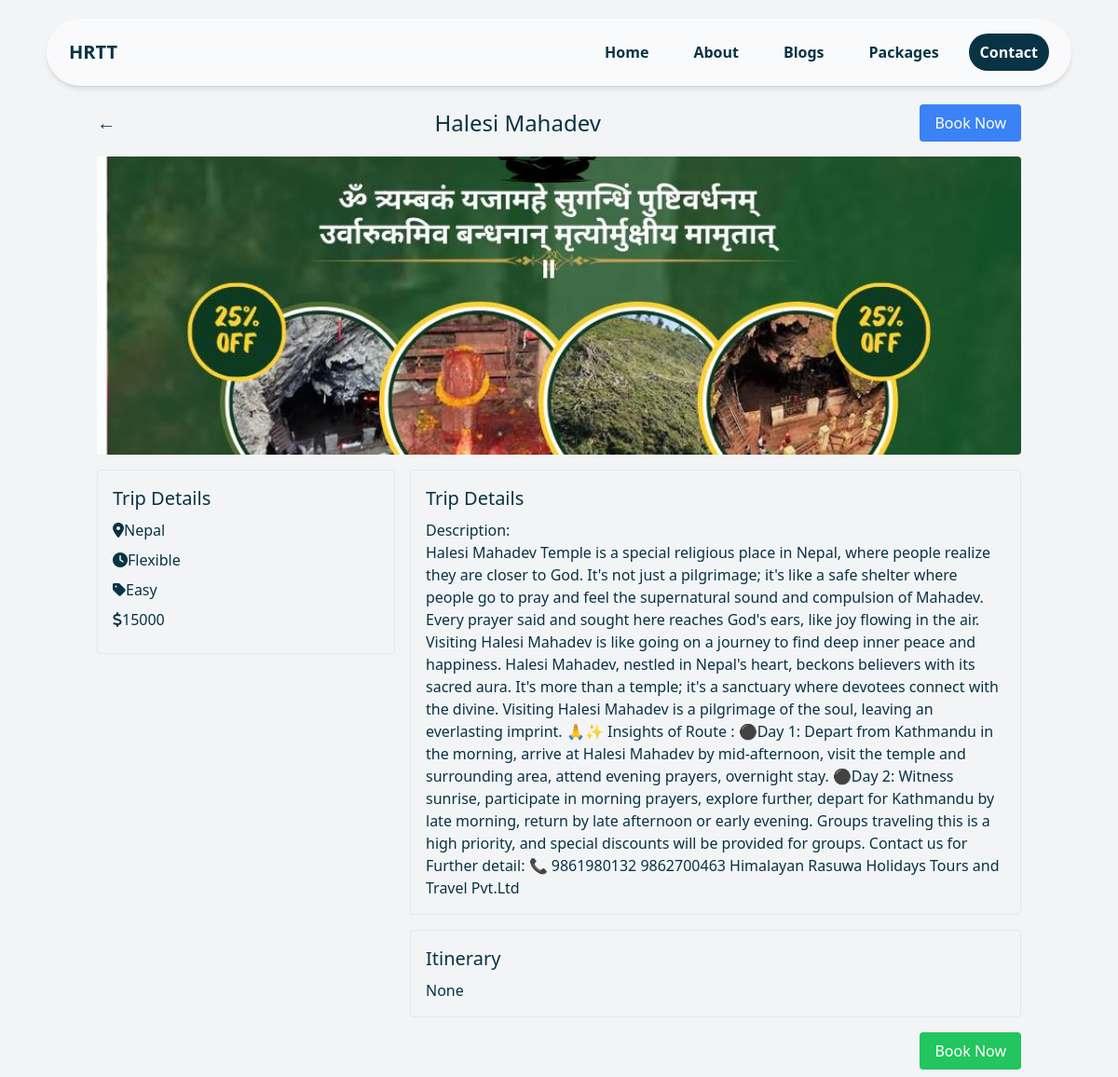
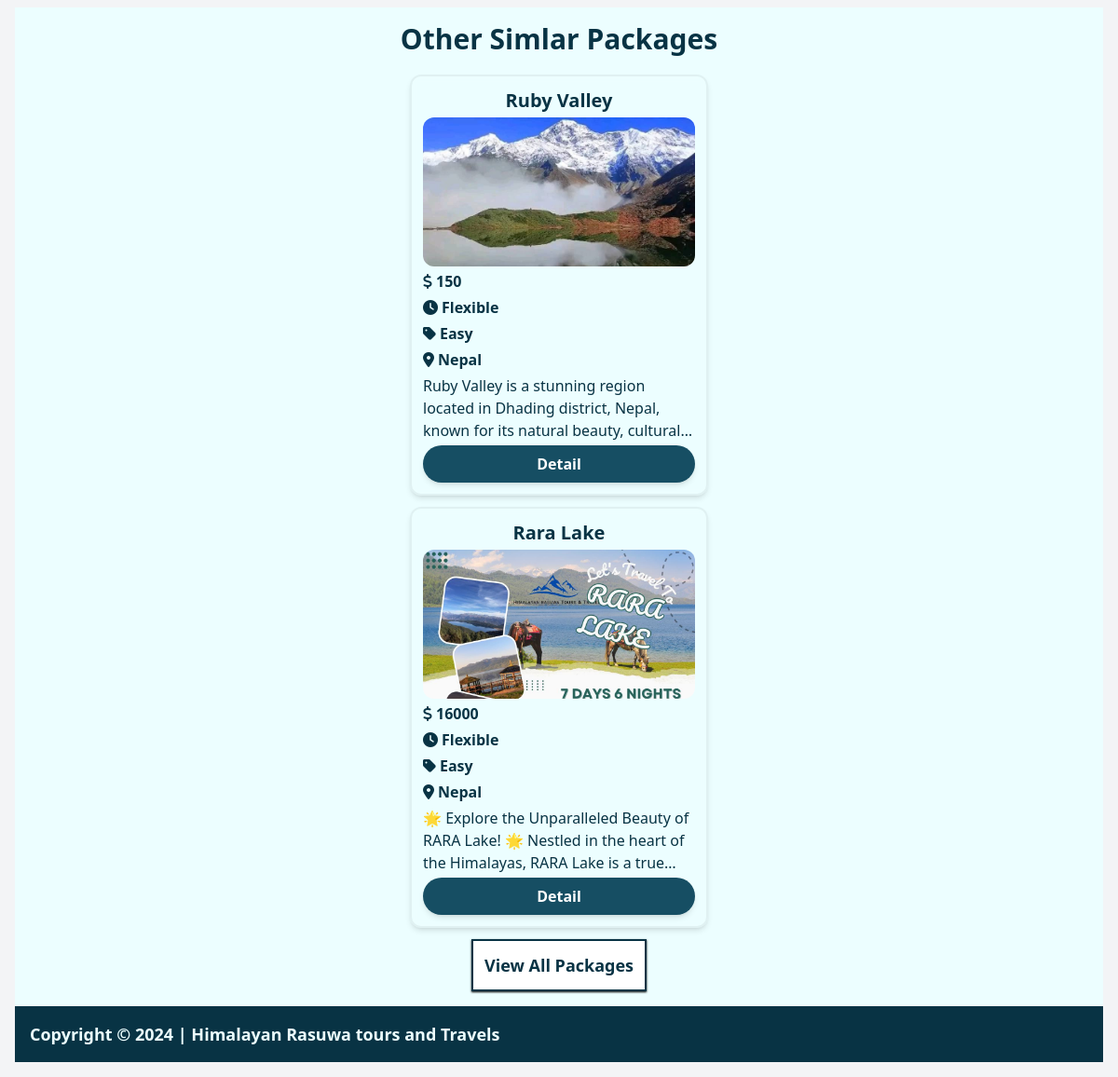
/packages/2, run on the app's committed database (2 pictures, top to bottom).
### packages/models.py (models this page shows, shortened)
class package(models.Model):
    id = models.AutoField(primary_key=True)
    title = models.CharField(max_length=200)
    description = models.TextField()
    location = models.CharField(max_length=200, default="Nepal")
    difficulty = models.CharField(max_length=200, default="Easy")
    itinerary = models.TextField(null=True, blank=True)
    price = models.IntegerField()
    image = models.ImageField(upload_to='static/packages/images/', blank=True, null=True)
    created_date = models.DateTimeField()
    IsFeatured = models.BooleanField(default=False)

### packages/views.py (the view)
# urls.py: path('<int:pk>', views.details, name='package_details'),
def details(request, pk):
    packages = get_object_or_404(package, pk=pk)
    other_packages = package.objects.exclude(pk=pk).order_by("-created_date")
    return render(request, 'packages/detail.html', {"package": packages, "other_packages": other_packages})

### templates/packages/detail.html
{% extends 'base.html' %} {% block title %}{{ package.title }}{% endblock %} {% block content %}
<div class="package sm:mt-20 mt-12 p-4 text-cyan-950">
  <div class="p-4 max-w-screen-lg mx-auto">
    <div class="flex justify-between items-center mb-4">
      <button class="text-xl">&larr;</button>
      <h1 class="text-2xl">{{ package.title }}</h1>
      <button class="bg-blue-500 text-white px-4 py-2 rounded">Book Now</button>
    </div>
    <div class="mb-4">
      <img
        src="{{ package.image.url }}"
        alt="Banner"
        class="w-full h-80 object-cover rounded"
      />
    </div>
    <div class="grid grid-cols-1 md:grid-cols-3 gap-4">
      <div class="col-span-1">
        <div class="border p-4 rounded mb-4">
          <h2 class="text-xl mb-2">Trip Details</h2>
          <div class="flex items-center mb-2">
            <i class="fa fa-location-dot"></i>
            <span>{{ package.location }}</span>
          </div>
          <div class="flex items-center mb-2">
            <i class="fa fa-clock"></i>
            <span>Flexible</span>
          </div>
          <div class="flex items-center mb-2">
            <i class="fa fa-tag"></i>
            <span>{{ package.difficulty }}</span>
          </div>
          <div class="flex items-center mb-2">
            <i class="fa fa-dollar"></i>
            <span>{{ package.price }}</span>
          </div>
        </div>
      </div>
      <div class="col-span-2">
        <div class="border p-4 rounded mb-4">
          <h2 class="text-xl mb-2">Trip Details</h2>
          <p>Description:</p>
          {{ package.description }}
        </div>
        <div class="border p-4 rounded">
          <h2 class="text-xl mb-2">Itinerary</h2>
          {{ package.itinerary }}
        </div>
      </div>
    </div>
    <div class="flex justify-end mt-4">
      <a href="{% url 'book' package.id %}"><button class="bg-green-500 text-white px-4 py-2 rounded" >
        Book Now
      </button></a>
    </div>
  </div>
<div id="packages" class="packages flex justify-center flex-col items-center gap-5 bg-cyan-50 z-1 p-4">
  <h1 class="font-bold text-2xl sm:text-3xl text-center text-cyan-950" >Other Simlar Packages</h1>
  <div class="packages flex flex-col items-center  flex-wrap gap-3 justify-evenly ">
    {% for package in other_packages %}
    {% if package.IsFeatured %}
    <div class="text-cyan-950 min-w-56 max-w-80 bg-cyan-5 backdrop-blur-sm bg-opacity-55 shadow-md border-2 border-black border-opacity-5 rounded-xl p-3 flex flex-col gap-1 z-0">
      <h3 class="font-bold text-xl text-center line-clamp-1">{{ package.title }}</h3>
      <div class="w-full rounded-xl h-40 bg-cover" style="background-image: url('{{ package.image.url }}');"></div>
      <p class="flex flex-row items-center font-semibold gap-1"><i class="fa fa-dollar"></i>{{ package.price }}</p>
      <p class="flex flex-row items-center font-semibold gap-1"><i class="fa fa-clock"></i>Flexible</p>
      <p class="flex flex-row items-center font-semibold gap-1"><i class="fa-solid fa-tag"></i>{{ package.difficulty }}</p>
      <p class="flex flex-row items-center font-semibold gap-1"><i class="fa fa-location-dot"></i>{{ package.location }}</p>
      <p class="line-clamp-3">
        {{ package.description | slice:"200" }}
      </p>
      <a href="{% url 'package_details' package.pk %}" class="bg-cyan-900 text-white shadow-md font-semibold text-center p-2 rounded-full">Detail</a>
    </div>
    {% endif %}
    {% endfor %}
    <a href="{% url 'packages' %}" class="bg-white text-cyan-950 font-bold capitalize p-3 text-lg shadow-black shadow- w-max border-2 border-cyan-950 shadow-sm">View All Packages</a>
  </div>
</div>
{% endblock content %}

### templates/base.html (shortened to what this page needs)
<!DOCTYPE html>
<html lang="en">
  <head>
    {% load static %}
    <link rel="stylesheet" href="{% static 'css/output.css' %}" />
    <script src="https://cdn.tailwindcss.com"></script>
    <link
      rel="stylesheet"
      href="https://cdnjs.cloudflare.com/ajax/libs/font-awesome/6.5.2/css/all.min.css"
    />
  </head>
  <body class="bg-gray-100 scroll-smooth">
    <div class="out md:flex md:justify-center z-10">
      <nav
        class="bg-cyan-950 md:bg-white md:flex md:flex-row items-center justify-between fixed w-full top-0 md:bg-opacity-50 md:backdrop-blur-md md:my-5 md:rounded-full md:px-4 md:py-2 md:fixed md:w-11/12 md:m-auto md:shadow-md z-10"
      >
        <div class="logo">
          <h2
            class="md:text-xl text-2xl font-extrabold p-2 text-cyan-50 md:text-cyan-950"
          >
            HRTT
          </h2>
        </div>
        <ul
          class="nav-icons bg-cyan-600 flex-col justify-center items-center pb-2 transition-all duration-1000 overflow-hidden md:flex md:flex-row md:pb-0 md:m-2 md:bg-transparent md:gap-4 hidden"
          id="icons"
        >
          <li class="w-full">
            <a
              href="{% url 'home' %}"
              class="w-full inline-block p-2 text-center font-semibold hover:bg-cyan-50 hover:text-cyan-950 border-b-cyan-950 border-b-2 bg-cyan-600 text-cyan-100 md:border-0 md:hover:rounded-full md:px-4 md:text-cyan-950 md:bg-transparent md:font-semibold md:hover:bg-cyan-700 md:hover:text-white"
              >Home</a
            >
          </li>
          <li class="w-full">
            <a
              href="{% url 'home' %}#about"
              class="w-full inline-block p-2 text-center font-semibold hover:bg-cyan-50 hover:text-cyan-950 border-b-cyan-950 border-b-2 bg-cyan-600 text-cyan-100 md:border-0 md:hover:rounded-full md:px-4 md:hover:bg-cyan-700 md:hover:text-white md:text-cyan-950 md:bg-transparent md:font-semibold"
              >About</a
            >
          </li>
          <li class="w-full">
            <a
              href="{% url 'post_list' %}"
              class="w-full inline-block p-2 text-center font-semibold hover:bg-cyan-50 hover:text-cyan-950 border-b-cyan-950 border-b-2 bg-cyan-600 text-cyan-100 md:border-0 md:hover:rounded-full md:px-4 md:hover:bg-cyan-700 md:hover:text-white md:text-cyan-950 md:bg-transparent md:font-semibold"
              >Blogs</a
            >
          </li>
          <li class="w-full">
            <a
              href="/packages"
              class="w-full inline-block p-2 text-center font-semibold hover:bg-cyan-50 hover:text-cyan-950 border-b-cyan-950 border-b-2 bg-cyan-600 text-cyan-100 md:border-0 md:hover:rounded-full md:px-4 md:hover:bg-cyan-700 md:hover:text-white md:text-cyan-950 md:bg-transparent md:font-semibold"
              >Packages</a
            >
          </li>
          <li class="w-100 flex items-center justify-center pt-2 md:pt-0">
            <a
              href="#contact"
              class="inline-block p-2 text-center bg-cyan-900 w-11/12 font-bold border-cyan-950 text-cyan-50 rounded-full md:px-3 md:w-max hover:bg-cyan-400 md:bg-cyan-950 md:text-white md:border-0"
              >Contact</a
            >
          </li>
        </ul>
      </nav>
    </div>
    {% block content %} {% endblock %}
    <div class="footer bg-cyan-950 w-full p-4">
        <p class="text-lg font-semibold text-cyan-50">
          Copyright &copy; 2024 | Himalayan Rasuwa tours and Travels
        </p>
      </div>
    </body>
  </html>

### data on the page
package: title "Halesi Mahadev", image (picture), location "Nepal", difficulty "Easy", price "15000", description "Halesi Mahadev Temple is a special religious place in Nepal, where people realize they are closer to God. It's not just a pilgrimage; it's like a safe shelter where people go to pray and feel the supernatural sound and compulsion of Mahadev. Every prayer said and sought here reaches God's ears, like joy flowing in the air. Visiting Halesi Mahadev is like going on a journey to find deep inner peace and happiness. Halesi Mahadev, nestled in Nepal's heart, beckons believers with its sacred aura. It's more than a temple; it's a sanctuary where devotees connect with the divine. Visiting Halesi Mahadev is a pilgrimage of the soul, leaving an everlasting imprint. 🙏✨ Insights of Route : ⚫️Day 1:…", itinerary "None"
package: title "Ruby Valley", image (picture), price "150", difficulty "Easy", location "Nepal", description "Ruby Valley is a stunning region located in Dhading district, Nepal, known for its natural beauty,…"
package: title "Rara Lake", image (picture), price "16000", difficulty "Easy", location "Nepal", description "🌟 Explore the Unparalleled Beauty of RARA Lake! 🌟 Nestled in the heart of the Himalayas, RARA Lake is a…"
